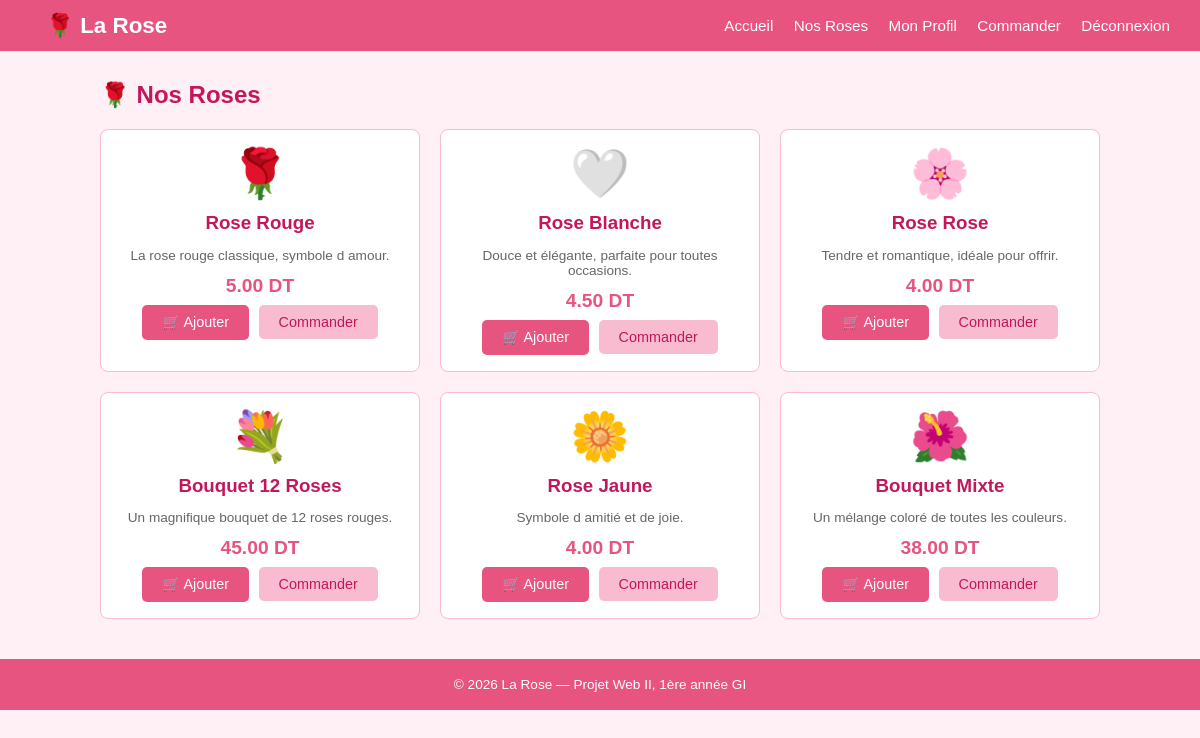
Screenshot of /front/produits.php (signed in) with the database file from the repository.
### tables this page shows
CREATE TABLE produit (
    id INT AUTO_INCREMENT PRIMARY KEY,
    nom VARCHAR(100),
    description TEXT,
    prix DECIMAL(8,2),
    stock INT,
    image VARCHAR(100)
);

### front/produits.php (the view, shortened to what this page needs)
<?php
require_once '../classes/connexion.php';
$res = $pdo->query("SELECT * FROM produit");
$produits = $res->fetchAll(PDO::FETCH_ASSOC);
?>
<!DOCTYPE html>
<html lang="fr">
<head>
    <link rel="stylesheet" href="../css/style.css">
</head>
<body>
<nav>
    <a href="../index.php" class="logo">🌹 La Rose</a>
    <div>
        <a href="../index.php">Accueil</a>
        <a href="produits.php">Nos Roses</a>
        <a href="profil.php">Mon Profil</a>
        <a href="commande.php">Commander</a>
        <a href="deconnexion.php">Déconnexion</a>
    </div>
</nav>
<div class="container">
    <h2>🌹 Nos Roses</h2>
    <div class="grille">
        <?php foreach ($produits as $p): ?>
        <div class="carte">
            <div class="emoji"><?php echo $p['image']; ?></div>
            <h3><?php echo htmlspecialchars($p['nom']); ?></h3>
            <p><?php echo htmlspecialchars($p['description']); ?></p>
            <div class="prix"><?php echo number_format($p['prix'], 2); ?> DT</div>
            <?php if ($p['stock'] > 0): ?>
                <button class="btn btn-rose"
                    onclick="ajouterPanier('<?php echo htmlspecialchars($p['nom']); ?>')">
                    🛒 Ajouter
                </button>
                <a href="commande.php?id=<?php echo $p['id']; ?>" class="btn" style="background:#f8bbd0; color:#c2185b; margin-left:5px;">Commander</a>
            <?php else: ?>
                <span style="color:#e53935; font-weight:bold;">Épuisé</span>
            <?php endif; ?>
        </div>
        <?php endforeach; ?>
    </div>
</div>
<footer>
    &copy; 2026 La Rose — Projet Web II, 1ère année GI
</footer>
</body>
</html>

### css/style.css (style rules this page uses)
body { font-family: Arial, sans-serif; margin: 0; padding: 0; background-color: #fff0f5; color: #333; }
nav { background-color: #e75480; padding: 12px 30px; display: flex; justify-content: space-between; align-items: center; }
nav .logo { color: white; font-size: 1.4rem; font-weight: bold; text-decoration: none; }
nav a { color: white; text-decoration: none; margin-left: 16px; font-size: 0.95rem; }
.container { max-width: 1000px; margin: 30px auto; padding: 0 20px; }
h1, h2 { color: #c2185b; }
.grille { display: grid; grid-template-columns: repeat(3, 1fr); gap: 20px; margin-top: 20px; }
.carte { background: white; border: 1px solid #f8bbd0; border-radius: 8px; padding: 16px; text-align: center; }
.carte .emoji { font-size: 3rem; margin-bottom: 10px; }
.carte h3 { color: #c2185b; margin: 8px 0; }
.carte .prix { font-size: 1.2rem; color: #e75480; font-weight: bold; margin: 8px 0; }
.carte p { font-size: 0.85rem; color: #666; margin-bottom: 12px; }
.btn { display: inline-block; padding: 9px 20px; border: none; border-radius: 5px; cursor: pointer; font-size: 0.9rem; text-decoration: none; }
.btn-rose { background-color: #e75480; color: white; }
footer { text-align: center; padding: 18px; background-color: #e75480; color: white; font-size: 0.85rem; margin-top: 40px; }

### rows the page displays
produit: image "🌹", nom "Rose Rouge", description "La rose rouge classique, symbole d amour.", prix "5.00"
produit: image "🤍", nom "Rose Blanche", description "Douce et élégante, parfaite pour toutes occasions.", prix "4.50"
produit: image "🌸", nom "Rose Rose", description "Tendre et romantique, idéale pour offrir.", prix "4.00"
produit: image "💐", nom "Bouquet 12 Roses", description "Un magnifique bouquet de 12 roses rouges.", prix "45.00"
produit: image "🌼", nom "Rose Jaune", description "Symbole d amitié et de joie.", prix "4.00"
produit: image "🌺", nom "Bouquet Mixte", description "Un mélange coloré de toutes les couleurs.", prix "38.00"
